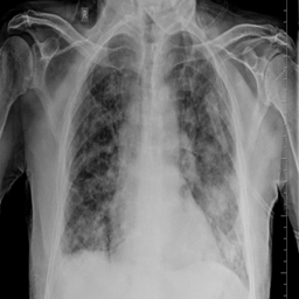
#> input picture data/covid_dataset/COVID/images/COVID-1052.png, 299 x 299 px
$ python -i image_processor.py   (imports and definitions only)
#> lines starting #> are read from the running program, lines starting #| are printed output that depends on the picture
#> further down, picture is the input picture: shape (299, 299); min 0, max 209, mean 115.2
import cv2
import numpy as np

class LungImageProcessor:
    def _init_(self):
        self.original_image = None
        self.processed_image = None

    # [6 lines left out: function load_image, not called in this run]

    def preprocess_image(self, image):
        """Enhance image quality and contrast"""
        # Normalize image
        normalized = cv2.normalize(image.astype('float'), None, 0.0, 1.0, cv2.NORM_MINMAX)
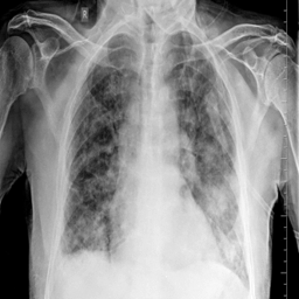
#> normalized: shape (299, 299) float64; min 0, max 1, mean 0.551

        # Apply CLAHE for contrast enhancement
        clahe = cv2.createCLAHE(clipLimit=2.0, tileGridSize=(8,8))
        enhanced = clahe.apply((normalized * 255).astype(np.uint8))
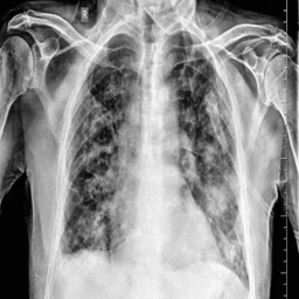
#> enhanced: shape (299, 299); min 1, max 255, mean 142.3

        # Apply Gaussian blur to reduce noise
        blurred = cv2.GaussianBlur(enhanced, (5, 5), 0)

        self.processed_image = blurred
        return blurred

    # [78 lines left out: functions segment_lungs, detect_nodules, analyze_regions, draw_detections, not called in this run]

>>> import cv2
>>> picture = cv2.imread('data/covid_dataset/COVID/images/COVID-1052.png', cv2.IMREAD_GRAYSCALE)
>>> result = LungImageProcessor().preprocess_image(picture)

$ run again, on data/covid_dataset/COVID/images/COVID-1126.png
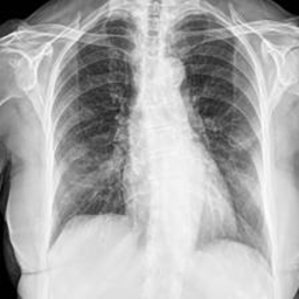
#> input picture data/covid_dataset/COVID/images/COVID-1126.png, 299 x 299 px
#> picture is the input picture: shape (299, 299); min 0, max 254, mean 171.9
#> in preprocess_image, `enhanced = clahe.apply((normalized * 255).astype(np.uint8))`:
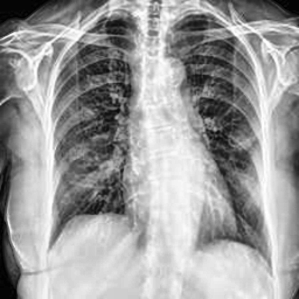
#> enhanced: shape (299, 299); min 1, max 255, mean 156.7

$ run again, on data/covid_dataset/COVID/images/COVID-1231.png
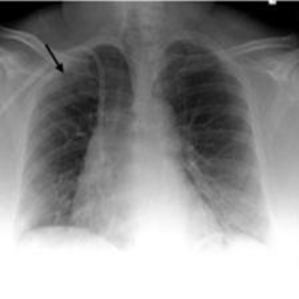
#> input picture data/covid_dataset/COVID/images/COVID-1231.png, 299 x 299 px
#> picture is the input picture: shape (299, 299); min 0, max 255, mean 144.3
#> in preprocess_image, `enhanced = clahe.apply((normalized * 255).astype(np.uint8))`:
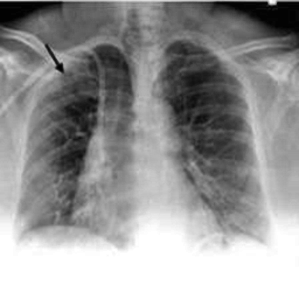
#> enhanced: shape (299, 299); min 1, max 255, mean 150.9
